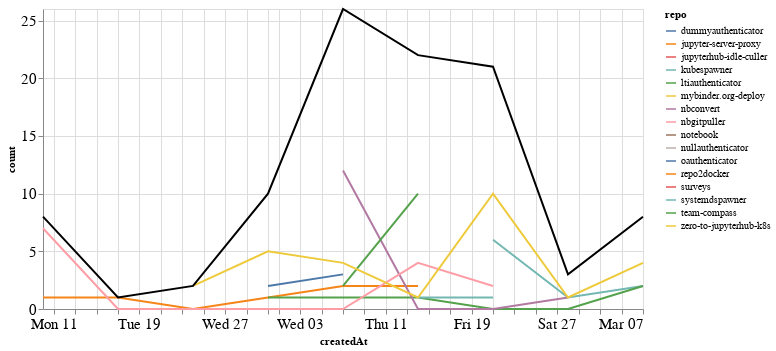

The cell this chart's notebook holds for it:
### Markdown cell above
### Comments

### Code cell
comments_time = comments.groupby('repo').resample('W', on='createdAt').count()['author'].reset_index()
comments_time = comments_time.rename(columns={'author': 'count'})
comments_time_total = comments_time.groupby('createdAt').agg({"count": "sum"}).reset_index()
ch1 = alt.Chart(comments_time, width=600).mark_line().encode(
    x='createdAt',
    y='count',
    color='repo',
    tooltip="repo"
)

ch2 = alt.Chart(comments_time_total, width=600).mark_line(color="black").encode(
    x='createdAt',
    y='count',
)

ch1 + ch2

### Figure 1 — Vega-Lite specification as saved in the notebook (floating-point values rounded to 4 significant figures)
{"config": {"axisLeft": {"labelFontSize": 15}, "axisBottom": {"labelFontSize": 15}}, "layer": [{"data": {"name": "data-14e0365e46605c9270abdafa5e35fee3"}, "mark": "line", "encoding": {"color": {"type": "nominal", "field": "repo"}, "tooltip": {"type": "nominal", "field": "repo"}, "x": {"type": "temporal", "field": "createdAt"}, "y": {"type": "quantitative", "field": "count"}}, "width": 600}, {"data": {"name": "data-85d129a117cccd6d2ca78b68b20b282b"}, "mark": {"type": "line", "color": "black"}, "encoding": {"x": {"type": "temporal", "field": "createdAt"}, "y": {"type": "quantitative", "field": "count"}}, "width": 600}], "$schema": "https://vega.github.io/schema/vega-lite/v4.8.1.json", "datasets": {"data-14e0365e46605c9270abdafa5e35fee3": [{"repo": "dummyauthenticator", "createdAt": "2021-02-14T00:00:00", "count": 1}, {"repo": "jupyter-server-proxy", "createdAt": "2021-01-10T00:00:00", "count": 1}, {"repo": "jupyter-server-proxy", "createdAt": "2021-01-17T00:00:00", "count": 1}, {"repo": "jupyter-server-proxy", "createdAt": "2021-01-24T00:00:00", "count": 0}, {"repo": "jupyter-server-proxy", "createdAt": "2021-01-31T00:00:00", "count": 1}, {"repo": "jupyter-server-proxy", "createdAt": "2021-02-07T00:00:00", "count": 2}, {"repo": "jupyter-server-proxy", "createdAt": "2021-02-14T00:00:00", "count": 2}, {"repo": "jupyterhub-idle-culler", "createdAt": "2021-01-31T00:00:00", "count": 1}, {"repo": "kubespawner", "createdAt": "2021-02-21T00:00:00", "count": 6}, {"repo": "kubespawner", "createdAt": "2021-02-28T00:00:00", "count": 1}, {"repo": "kubespawner", "createdAt": "2021-03-07T00:00:00", "count": 2}, {"repo": "ltiauthenticator", "createdAt": "2021-01-31T00:00:00", "count": 1}, {"repo": "ltiauthenticator", "createdAt": "2021-02-07T00:00:00", "count": 1}, {"repo": "ltiauthenticator", "createdAt": "2021-02-14T00:00:00", "count": 1}, {"repo": "ltiauthenticator", "createdAt": "2021-02-21T00:00:00", "count": 0}, {"repo": "ltiauthenticator", "createdAt": "2021-02-28T00:00:00", "count": 0}, {"repo": "ltiauthenticator", "createdAt": "2021-03-07T00:00:00", "count": 2}, {"repo": "mybinder.org-deploy", "createdAt": "2021-02-14T00:00:00", "count": 1}, {"repo": "nbconvert", "createdAt": "2021-02-07T00:00:00", "count": 12}, {"repo": "nbconvert", "createdAt": "2021-02-14T00:00:00", "count": 0}, {"repo": "nbconvert", "createdAt": "2021-02-21T00:00:00", "count": 0}, {"repo": "nbconvert", "createdAt": "2021-02-28T00:00:00", "count": 1}, {"repo": "nbgitpuller", "createdAt": "2021-01-10T00:00:00", "count": 7}, {"repo": "nbgitpuller", "createdAt": "2021-01-17T00:00:00", "count": 0}, {"repo": "nbgitpuller", "createdAt": "2021-01-24T00:00:00", "count": 0}, {"repo": "nbgitpuller", "createdAt": "2021-01-31T00:00:00", "count": 0}, {"repo": "nbgitpuller", "createdAt": "2021-02-07T00:00:00", "count": 0}, {"repo": "nbgitpuller", "createdAt": "2021-02-14T00:00:00", "count": 4}, {"repo": "nbgitpuller", "createdAt": "2021-02-21T00:00:00", "count": 2}, {"repo": "notebook", "createdAt": "2021-02-07T00:00:00", "count": 2}, {"repo": "nullauthenticator", "createdAt": "2021-02-14T00:00:00", "count": 1}, {"repo": "oauthenticator", "createdAt": "2021-01-31T00:00:00", "count": 2}, {"repo": "oauthenticator", "createdAt": "2021-02-07T00:00:00", "count": 3}, {"repo": "repo2docker", "createdAt": "2021-02-21T00:00:00", "count": 1}, {"repo": "surveys", "createdAt": "2021-02-21T00:00:00", "count": 1}, {"repo": "systemdspawner", "createdAt": "2021-02-14T00:00:00", "count": 1}, {"repo": "systemdspawner", "createdAt": "2021-02-21T00:00:00", "count": 1}, {"repo": "team-compass", "createdAt": "2021-02-07T00:00:00", "count": 2}, {"repo": "team-compass", "createdAt": "2021-02-14T00:00:00", "count": 10}, {"repo": "zero-to-jupyterhub-k8s", "createdAt": "2021-01-24T00:00:00", "count": 2}, {"repo": "zero-to-jupyterhub-k8s", "createdAt": "2021-01-31T00:00:00", "count": 5}, {"repo": "zero-to-jupyterhub-k8s", "createdAt": "2021-02-07T00:00:00", "count": 4}, {"repo": "zero-to-jupyterhub-k8s", "createdAt": "2021-02-14T00:00:00", "count": 1}, {"repo": "zero-to-jupyterhub-k8s", "createdAt": "2021-02-21T00:00:00", "count": 10}, {"repo": "zero-to-jupyterhub-k8s", "createdAt": "2021-02-28T00:00:00", "count": 1}, {"repo": "zero-to-jupyterhub-k8s", "createdAt": "2021-03-07T00:00:00", "count": 4}], "data-85d129a117cccd6d2ca78b68b20b282b": [{"createdAt": "2021-01-10T00:00:00", "count": 8}, {"createdAt": "2021-01-17T00:00:00", "count": 1}, {"createdAt": "2021-01-24T00:00:00", "count": 2}, {"createdAt": "2021-01-31T00:00:00", "count": 10}, {"createdAt": "2021-02-07T00:00:00", "count": 26}, {"createdAt": "2021-02-14T00:00:00", "count": 22}, {"createdAt": "2021-02-21T00:00:00", "count": 21}, {"createdAt": "2021-02-28T00:00:00", "count": 3}, {"createdAt": "2021-03-07T00:00:00", "count": 8}]}}
